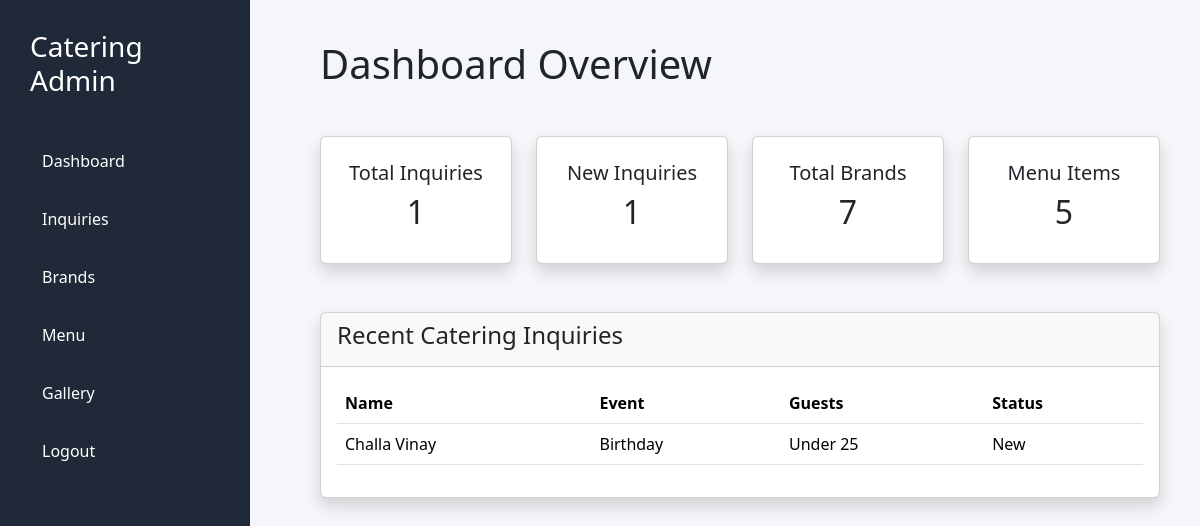
The page /dashboard/ (signed in) on the database its author committed.
### inquiries/models.py (models this page shows, shortened)
class Inquiry(models.Model):
    EVENT_CHOICES = [
        ('Wedding', 'Wedding'),
        ('Corporate', 'Corporate'),
        ('Birthday', 'Birthday'),
        ('Anniversary', 'Anniversary'),
        ('Holiday Party', 'Holiday Party'),
        ('Cultural/Religious Celebration', 'Cultural/Religious Celebration'),
        ('Other', 'Other')
    ]
    GUEST_CHOICES = [
        ('Under 25', 'Under 25'),
        ('25-50', '25-50'),
        ('50-100', '50-100'),
        ('100-200', '100-200'),
        ('200+', '200+')
    ]
    SERVICE_STYLE = [
        ('Buffet', 'Buffet'),
        ('Plated/Seated', 'Plated/Seated'),
        ('Family Style', 'Family Style'),
        ('Stations', 'Stations'),
        ('Cocktail/Appetizers', 'Cocktail/Appetizers'),
        ('Drop-off', 'Drop-off')
    ]
    LOCATION_TYPE = [
        ('Indoor', 'Indoor'),
        ('Outdoor', 'Outdoor')
    ]
    STATUS_CHOICES = [
        ('New', 'New'),
        ('Contacted', 'Contacted'),
        ('Quote Sent', 'Quote Sent'),
        ('Confirmed', 'Confirmed'),
        ('Completed', 'Completed')
    ]
    full_name = models.CharField(max_length=100)
    email = models.EmailField()
    phone = models.CharField(max_length=20)
    company = models.CharField(
        max_length=100,
        blank=True,
        null=True
    )
    event_type = models.CharField(
        max_length=100,
        choices=EVENT_CHOICES
    )
    event_date = models.DateField()
    flexible_date = models.BooleanField(
        default=False
    )
    event_time = models.TimeField(
        blank=True,
        null=True
    )
    guests = models.CharField(
        max_length=50,
        choices=GUEST_CHOICES
    )
    venue = models.CharField(
        max_length=200,
        blank=True,
        null=True
    )
    indoor_outdoor = models.CharField(
        max_length=50,
        choices=LOCATION_TYPE,
        blank=True,
        null=True
    )
    cuisine = models.CharField(
        max_length=200
    )
    service_style = models.CharField(
        max_length=100,
        choices=SERVICE_STYLE,
        blank=True,
        null=True
    )
    dietary_requirements = models.TextField(
        blank=True,
        null=True
    )
    services_needed = models.TextField(
        blank=True,
        null=True
    )
    budget = models.CharField(
        max_length=100
    )
    event_details = models.TextField(
        blank=True,
        null=True
    )
    hear_about = models.CharField(
        max_length=100,
        blank=True,
        null=True
    )
    status = models.CharField(
        max_length=50,
        choices=STATUS_CHOICES,
        default='New'
    )
    created = models.DateTimeField(
        auto_now_add=True
    )

### dashboard/views.py (the view)
@login_required
def admin_dashboard(request):
    total_inquiries = Inquiry.objects.count()
    total_menu = MenuItem.objects.count()
    total_brands = Brand.objects.count()
    new_inquiries = Inquiry.objects.filter(
        status='New'
    ).count()
    recent_inquiries = Inquiry.objects.order_by(
        '-created'
    )[:5]
    context={
        'total_inquiries':total_inquiries,
        'total_menu':total_menu,
        'total_brands':total_brands,
        'new_inquiries':new_inquiries,
        'recent_inquiries':recent_inquiries
    }
    return render(
        request,
        'dashboard/index.html',
        context
    )

### templates/dashboard/index.html
{% extends 'dashboard/base_dashboard.html' %}
{% block content %}
<h1 class="mb-5">
Dashboard Overview
</h1>
<div class="row">
<div class="col-md-3">
<div class="card shadow p-4 text-center">
<h5>Total Inquiries</h5>
<h2>{{total_inquiries}}</h2>
</div>
</div>
<div class="col-md-3">
<div class="card shadow p-4 text-center">
<h5>New Inquiries</h5>
<h2>{{new_inquiries}}</h2>
</div>
</div>
<div class="col-md-3">
<div class="card shadow p-4 text-center">
<h5>Total Brands</h5>
<h2>{{total_brands}}</h2>
</div>
</div>
<div class="col-md-3">
<div class="card shadow p-4 text-center">
<h5>Menu Items</h5>
<h2>{{total_menu}}</h2>
</div>
</div>
</div>
<div class="card shadow mt-5">
<div class="card-header">
<h4>
Recent Catering Inquiries
</h4>
</div>
<div class="card-body">
<table class="table">
<thead>
<tr>
<th>Name</th>
<th>Event</th>
<th>Guests</th>
<th>Status</th>
</tr>
</thead>
<tbody>
{% for inquiry in recent_inquiries %}
<tr>
<td>{{inquiry.full_name}}</td>
<td>{{inquiry.event_type}}</td>
<td>{{inquiry.guests}}</td>
<td>{{inquiry.status}}</td>
</tr>
{% endfor %}
</tbody>
</table>
</div>
</div>
{% endblock %}

### templates/dashboard/base_dashboard.html (style rules this page uses)
body { background:#f4f6f9; margin:0; }

### rows shown on the page
Inquiry: full_name "Challa Vinay", event_type "Birthday", guests "Under 25", status "New"

### other values the page prints
{{ total_inquiries }} "1"
{{ new_inquiries }} "1"
{{ total_brands }} "7"
{{ total_menu }} "5"
